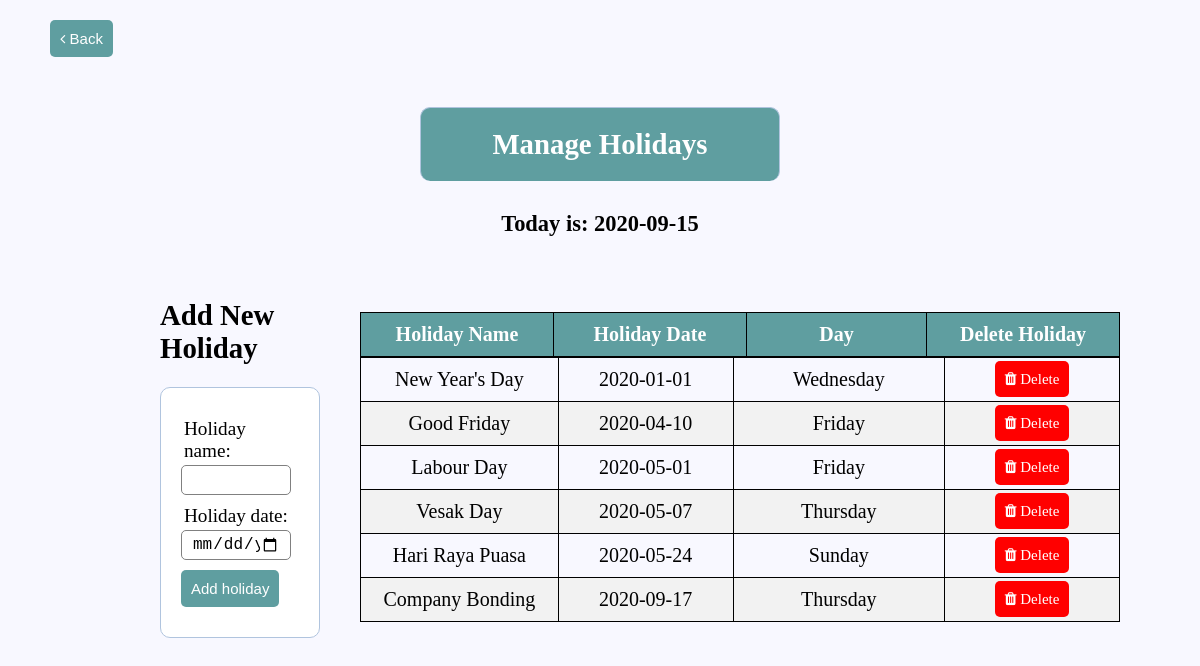
The page /holidays.php on the database its author committed.
### tables this page shows
CREATE TABLE IF NOT EXISTS `holidays` (
  `holiday_id` int(11) NOT NULL AUTO_INCREMENT,
  `holiday_name` varchar(30) NOT NULL,
  `holiday_date` date NOT NULL,
  `day` varchar(10) DEFAULT NULL,
  PRIMARY KEY (`holiday_id`)
);

### holidays.php (the view, shortened to what this page needs)
<?php include('server.php'); ?>
<!DOCTYPE html>
<html lang="en">
<head>
</head>
<body>
    <a href="index.php"><button name="back" class="btn" style="margin-top: 20px; margin-left: 50px"><i class="fa fa-angle-left"></i> Back </button></a>
    <div class="header" style="border-radius: 10px;">
        <h2>Manage Holidays</h2>
    </div>
    <h3 style="text-align: center; margin-top: 30px">Today is: <?php echo $today_date = date('Y-m-d', time()); ?></h3>
    <div style="margin: 40px;">
        <div class="menu">
            <br>
            <h2>Add New Holiday</h2>
            <br>
            <form action="" method="post">
                <div class="input-group">
                    <label for="holiday_name">Holiday name: </label>
                    <input type="text" name="holiday_name">
                </div>
                <div class="input-group">
                    <label for="holiday_date">Holiday date: </label>
                    <input type="date" name="holiday_date">
                </div>
                <div class="input-group">
                    <button type="submit" name="add_holiday" class="btn"> Add holiday </button>
                </div>
            </form>
        </div>
        <div class="main">
            <table style="margin-top: 25px;">
                <tr>
                    <th>Holiday Name</th>
                    <th>Holiday Date</th>
                    <th>Day</th>
                    <th>Delete Holiday</th>
                </tr>
                <?php
                $query = "SELECT * FROM holidays ORDER BY holiday_date;";
                $results = mysqli_query($db, $query);
                echo "<table>";
                while ($row = mysqli_fetch_array($results)) {
                    echo "<tr><td>" . $row['holiday_name'] . "</td><td>" . $row['holiday_date'] . "</td><td>" . $row['day'] . "</td><td><a onclick=\"return confirm('Are you sure to delete holiday?')\" href='server.php?delete_holiday={$row['holiday_id']}' class='btn' style='background-color: red; text-decoration: none;'><i class='fa fa-trash'></i> Delete</a></td></tr>";
                }
                echo "</table>";
                ?>
            </table>
        </div>
    </div>
    <br>
    <br>
</body>
</html>

### style.css (style rules this page uses)
* { margin: 0px; padding: 0px; }
body { font-size: 120%; background: #f8f8ff; }
.header { width: 30%; margin: 50px auto 0px; color: white; background: #5f9ea0; text-align: center; border: 1px solid #b0c4de; border-bottom: none; border-radius: 10px 10px 0px 0px; padding: 20px; }
form, .content { width: 30%; margin: 0px auto; padding: 20px; border: 1px solid #b0c4de; background: white; border-radius: 0px 0px 10px 10px; }
.input-group { margin: 10px 0px 10px 0px; }
.input-group label { display: block; text-align: left; margin: 3px; }
.input-group input { height: 30px; width: 93%; padding: 5px 10px; font-size: 16px; border-radius: 5px; border: 1px solid grey; }
.btn { padding: 10px; font-size: 15px; color: white; background: #5f9ea0; border: none; border-radius: 5px; text-decoration: none; }

### holidays.php (style rules this page uses)
* { box-sizing: border-box; }
form { width: 100%; margin: 0px auto; border: 1px solid #b0c4de; background: white; border-radius: 10px; }
.menu { width: 25%; float: left; padding-left: 120px; }
.main { width: 75%; float: left; padding: 10px 40px 0px 40px; }
table, th, tr, td { margin: auto; padding: 10px; border-collapse: collapse; border: 1px solid black; width: 100%; font-size: 20px; text-align: center; }
th { width: 10%; background-color: #5f9ea0; color: white; }
td { width: 10%; }
tr { height: 20px; }
tr:nth-child(even) { background-color: #f2f2f2; }

### rows shown on the page
holidays: holiday_name "New Year's Day", holiday_date "2020-01-01", day "Wednesday"
holidays: holiday_name "Good Friday", holiday_date "2020-04-10", day "Friday"
holidays: holiday_name "Labour Day", holiday_date "2020-05-01", day "Friday"
holidays: holiday_name "Vesak Day", holiday_date "2020-05-07", day "Thursday"
holidays: holiday_name "Hari Raya Puasa", holiday_date "2020-05-24", day "Sunday"
holidays: holiday_name "Company Bonding", holiday_date "2020-09-17", day "Thursday"
